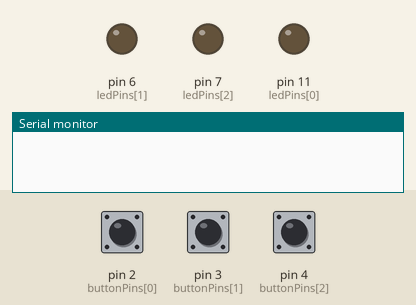
The sketch below on a simulated Arduino Uno, built with avr-gcc and run on an emulated ATmega328P. Parts: output pins drawn as LEDs (lit = HIGH), the last lines printed to the serial monitor. The inputs (shaded band) are chosen by the test bench; at power-on: pin 2 (buttonPins[0]) LOW, pin 3 (buttonPins[1]) LOW, pin 4 (buttonPins[2]) LOW.

Above: at 1.2 s.
1.3 s: pin 2 (buttonPins[0]) pulled HIGH for 0.15 s
At 1.42 s:
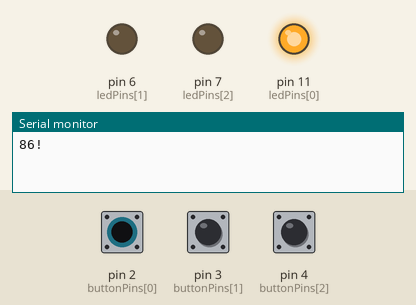
2.9 s: pin 3 (buttonPins[1]) pulled HIGH for 0.15 s
At 3.02 s:
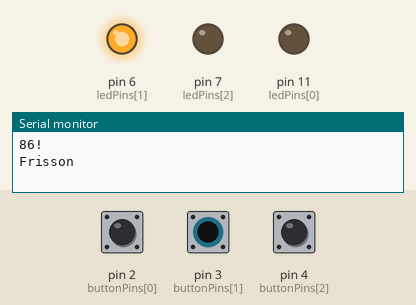
4.6 s: pin 4 (buttonPins[2]) pulled HIGH for 0.15 s
At 4.72 s:
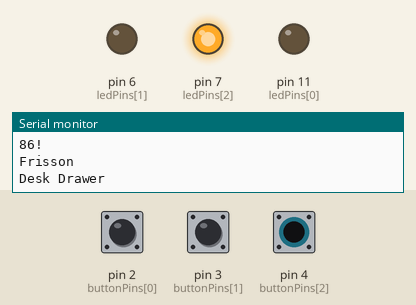
6.3 s: pin 4 (buttonPins[2]) pulled HIGH for 3.2 s
At 10.1 s:
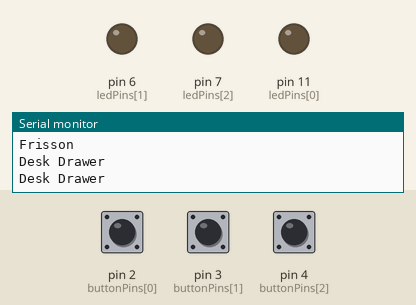
11.0 s: pin 2 (buttonPins[0]) pulled HIGH for 3.2 s
At 12.4 s:
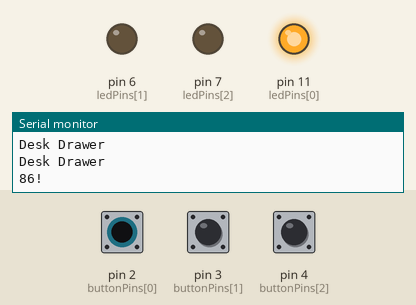
15.7 s: pin 2 (buttonPins[0]) driven HIGH and pin 3 (buttonPins[1]) driven HIGH
At 17.2 s:
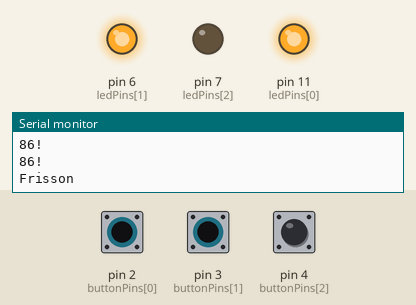
Timing chart, 0 to 18.2 s (numbered marks = the images above; inputs shaded):
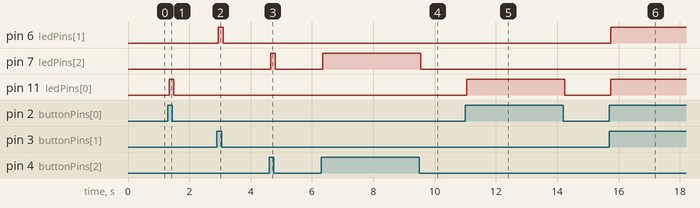

Measured:
- after the input at 1.3 s, pin 11 (ledPins[0]): LOW → HIGH after 0.05 s, → LOW 0.15 s later
- after the input at 2.9 s, pin 6 (ledPins[1]): LOW → HIGH after 0.05 s, → LOW 0.15 s later
- after the input at 4.6 s, pin 7 (ledPins[2]): LOW → HIGH after 0.05 s, → LOW 0.15 s later
- after the input at 6.3 s, pin 7 (ledPins[2]): LOW → HIGH after 0.05 s, → LOW 3.2 s later
- after the input at 11.0 s, pin 11 (ledPins[0]): LOW → HIGH after 0.05 s, → LOW 3.2 s later
- after the input at 15.7 s, pin 6 (ledPins[1]), pin 11 (ledPins[0]): LOW → HIGH after 0.05 s

The sketch:

ButtonControlArduino.ino
```cpp
#include <Arduino.h>
const int buttonPin1 = 2;
const int buttonPin2 = 3;
const int buttonPin3 = 4;

const int ledPin1 = 11;
const int ledPin2 = 6;
const int ledPin3 = 7;

// debounce settings
const unsigned long debounceDelay = 50;

// tracking arrays
int buttonPins[] = {2, 3, 4};
int ledPins[] = {11, 6, 7};

int lastStableState[3];
int lastReading[3];
unsigned long lastDebounceTime[3];

int lastLedState[3];

String ProjName[3] = {"86!", "Frisson", "Desk Drawer"};

void setup() {
  Serial.begin(9600);


  // set LED pins
  for (int i = 0; i < 3; i++) {
    pinMode(ledPins[i], OUTPUT);
  }

  // set button pins (NO pull-up)
  for (int i = 0; i < 3; i++) {
    pinMode(buttonPins[i], INPUT);

    int reading = digitalRead(buttonPins[i]);
    lastStableState[i] = reading;
    lastReading[i] = reading;
    lastDebounceTime[i] = 0;

    lastLedState[i] = LOW;
  }
}

void loop() {
  for (int i = 0; i < 3; i++) {

    int reading = digitalRead(buttonPins[i]);

    // detect noise change
    if (reading != lastReading[i]) {
      lastDebounceTime[i] = millis();
      lastReading[i] = reading;
    }

    // if stable long enough → accept change
    if ((millis() - lastDebounceTime[i]) > debounceDelay) {

      if (lastStableState[i] != reading) {
        lastStableState[i] = reading;

        // update LED (pressed = HIGH)
        int currentLedState = (reading == HIGH) ? HIGH : LOW;
        digitalWrite(ledPins[i], currentLedState);

        // detect OFF → ON transition
        if (currentLedState == HIGH && lastLedState[i] == LOW) {
          Serial.println(ProjName[i]);
          // Serial.print(ProjName[i] + "(");
          // Serial.print("LED ");
          // Serial.print((i + 1));
          // Serial.print(")");
          // Serial.println(" requests new group");
        }

        lastLedState[i] = currentLedState;
      }
    }
  }
}
```
